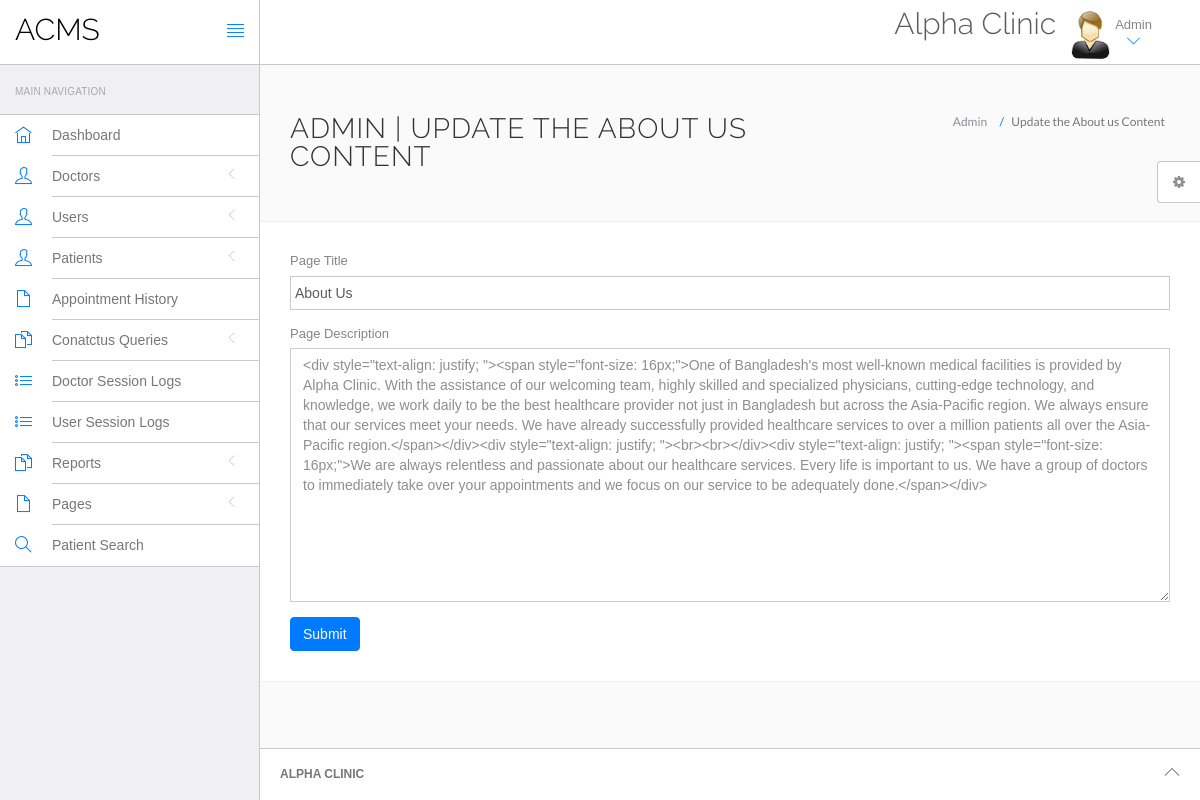
Page /Clinic/acms/admin/php_admin/about-us.php (signed in) on the committed database.
### tables this page shows
CREATE TABLE `tblpage` (
  `ID` int(10) NOT NULL,
  `PageType` varchar(200) DEFAULT NULL,
  `PageTitle` varchar(200) DEFAULT NULL,
  `PageDescription` mediumtext DEFAULT NULL,
  `Email` varchar(120) DEFAULT NULL,
  `MobileNumber` bigint(10) DEFAULT NULL,
  `UpdationDate` timestamp NULL DEFAULT current_timestamp(),
  `OpenningTime` varchar(255) DEFAULT NULL
);

### Clinic/acms/admin/php_admin/about-us.php (the view, shortened to what this page needs)
<?php
include('include/config.php');
if(strlen($_SESSION['id']==0)) {
 header('location:logout.php');
  } else{
?>
<!DOCTYPE html>
<html lang="en">
	<head>
		<link rel="stylesheet" href="vendor/bootstrap/css/bootstrap.min.css">
		<link rel="stylesheet" href="vendor/fontawesome/css/font-awesome.min.css">
		<link rel="stylesheet" href="vendor/themify-icons/themify-icons.min.css">
		<link href="vendor/animate.css/animate.min.css" rel="stylesheet" media="screen">
		<link href="vendor/perfect-scrollbar/perfect-scrollbar.min.css" rel="stylesheet" media="screen">
		<link href="vendor/switchery/switchery.min.css" rel="stylesheet" media="screen">
		<link href="vendor/bootstrap-touchspin/jquery.bootstrap-touchspin.min.css" rel="stylesheet" media="screen">
		<link href="vendor/select2/select2.min.css" rel="stylesheet" media="screen">
		<link href="vendor/bootstrap-datepicker/bootstrap-datepicker3.standalone.min.css" rel="stylesheet" media="screen">
		<link href="vendor/bootstrap-timepicker/bootstrap-timepicker.min.css" rel="stylesheet" media="screen">
		<link rel="stylesheet" href="assets/css/styles.css">
		<link rel="stylesheet" href="assets/css/plugins.css">
		<link rel="stylesheet" href="assets/css/themes/theme-1.css" id="skin_color" />
	</head>
	<body>
		<div id="app">
<?php include('include/sidebar.php');?>
			<div class="app-content">
					<?php include('include/header.php');?>
				<div class="main-content" >
					<div class="wrap-content container" id="container">
						<section id="page-title">
							<div class="row">
								<div class="col-sm-8">
									<h1 class="mainTitle">Admin  | Update the About us Content</h1>
																	</div>
								<ol class="breadcrumb">
									<li>
										<span>Admin </span>
									</li>
									<li class="active">
										<span>Update the About us Content</span>
									</li>
								</ol>
							</div>
						</section>
						<div class="container-fluid container-fullw bg-white">
									<div class="row">
								<div class="col-md-12">
                  <form class="forms-sample" method="post">
                    <?php
$ret=mysqli_query($con,"select * from  tblpage where PageType='aboutus'");
while ($row=mysqli_fetch_array($ret)) {
?>
                    <div class="form-group">
                       <label for="exampleInputUsername1">Page Title</label>
                      <input id="pagetitle" name="pagetitle" type="text" class="form-control" required="true" value="<?php  echo $row['PageTitle'];?>">
                    </div>
                    <div class="form-group">
                      <label for="exampleInputEmail1">Page Description</label>
                      <textarea class="form-control" name="pagedes" id="pagedes" rows="12"><?php  echo $row['PageDescription'];?></textarea>
                    </div>
                    <?php } ?>
                    <button type="submit" class="btn btn-primary mr-2" name="submit">Submit</button>
                  </form>
								</div>
							</div>
								</div>
					</div>
				</div>
			</div>
	<?php include('include/footer.php');?>
	<?php include('include/setting.php');?>
		</div>
	</body>
</html>
<?php } ?>

### Clinic/acms/admin/php_admin/assets/css/themes/theme-1.css (style rules this page uses)
body { background: #FAFAFA; }

### rows in the picture
tblpage: pagetitle "About Us", pagedes "<div style=\"text-align: justify; \"><span style=\"font-size: 16px;\">One of Bangladesh's most well-known medical facilities is provided by Alpha Clinic. With the assistance of our welcoming team, highly skilled and specialized physicians, cutting-edge technology, and knowledge, we work daily to be the best healthcare provider not just in Bangladesh but across the Asia-Pacific region. We always ensure that our services meet your needs. We have already successfully provided healthcare services to over a million patients all over the Asia-Pacific region.</span></div><div style=\"text-align: justify; \"><br><br></div><div style=\"text-align: justify; \"><span style=\"font-size: 16px;\">We are always…"
